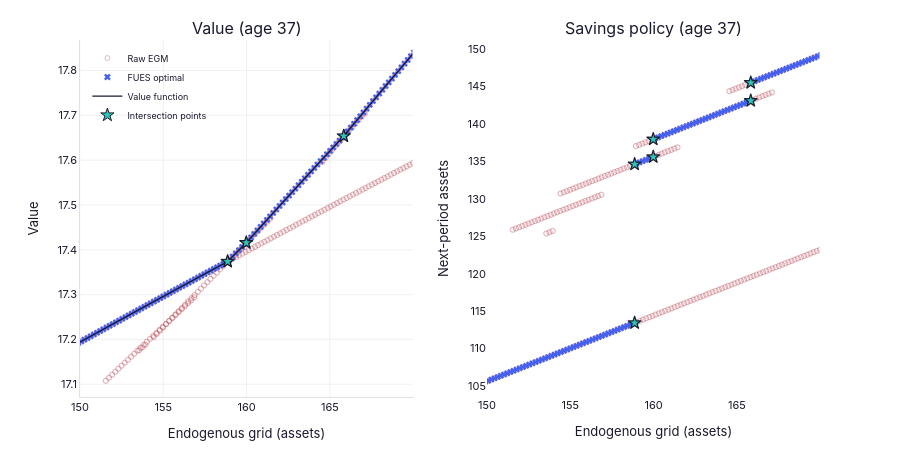

Notebook code cell kept with this figure:
### Markdown cell above
**Interactive plots**

### Code cell
# ── Interactive EGM grid plot (auto-centered on crossings, auto y-range) ──
from examples.retirement.outputs import nb_plot_egm_interactive

fig = nb_plot_egm_interactive(nest2, model2, age=plot_age, pad=10)
fig.show()

### Figure 1 — Plotly figure (JSON) as saved in the notebook; plotly's stock layout.template omitted (floating-point values rounded to 4 significant figures; data arrays with more than 128 entries replaced by an {"elided": "..."} marker saying what was removed)
{"data": [{"marker": {"color": "#b23a48", "opacity": 0.35, "size": 5, "symbol": "circle-open"}, "mode": "markers", "name": "Raw EGM", "type": "scattergl", "x": {"elided": "3000 float values"}, "xaxis": "x", "y": {"elided": "3000 float values"}, "yaxis": "y"}, {"marker": {"color": "#4361ee", "size": 6, "symbol": "x"}, "mode": "markers", "name": "FUES optimal", "type": "scattergl", "x": {"elided": "2845 float values"}, "xaxis": "x", "y": {"elided": "2845 float values"}, "yaxis": "y"}, {"line": {"color": "#1a1a2e", "width": 1.3}, "mode": "lines", "name": "Value function", "type": "scattergl", "x": {"elided": "2845 float values"}, "xaxis": "x", "y": {"elided": "2845 float values"}, "yaxis": "y"}, {"marker": {"color": "#2ec4b6", "line": {"color": "#1a1a2e", "width": 1}, "size": 10, "symbol": "star"}, "mode": "markers", "name": "Intersection points", "type": "scattergl", "x": [158.9, 158.9, 160.0, 160.0, 165.9, 165.9], "xaxis": "x", "y": [17.37, 17.37, 17.42, 17.42, 17.65, 17.65], "yaxis": "y"}, {"marker": {"color": "#b23a48", "opacity": 0.35, "size": 5, "symbol": "circle-open"}, "mode": "markers", "showlegend": false, "type": "scattergl", "x": {"elided": "3000 float values"}, "xaxis": "x2", "y": {"elided": "3000 float values"}, "yaxis": "y2"}, {"marker": {"color": "#4361ee", "size": 6, "symbol": "x"}, "mode": "markers", "showlegend": false, "type": "scattergl", "x": {"elided": "2845 float values"}, "xaxis": "x2", "y": {"elided": "2845 float values"}, "yaxis": "y2"}, {"marker": {"color": "#2ec4b6", "line": {"color": "#1a1a2e", "width": 1}, "size": 10, "symbol": "star"}, "mode": "markers", "showlegend": false, "type": "scattergl", "x": [158.9, 158.9, 160.0, 160.0, 165.9, 165.9], "xaxis": "x2", "y": [113.4, 134.6, 135.6, 138.0, 143.1, 145.5], "yaxis": "y2"}], "layout": {"annotations": [{"font": {"size": 16}, "showarrow": false, "text": "Value (age 37)", "x": 0.225, "xanchor": "center", "xref": "paper", "y": 1, "yanchor": "bottom", "yref": "paper"}, {"font": {"size": 16}, "showarrow": false, "text": "Savings policy (age 37)", "x": 0.775, "xanchor": "center", "xref": "paper", "y": 1, "yanchor": "bottom", "yref": "paper"}], "dragmode": "zoom", "font": {"color": "#1a1a2e", "family": "Inter, Helvetica Neue, Arial, sans-serif", "size": 11}, "height": 450, "legend": {"bgcolor": "rgba(0,0,0,0)", "borderwidth": 0, "font": {"color": "#1a1a2e", "size": 9}, "x": 0.01, "y": 0.99}, "margin": {"b": 40, "t": 40}, "paper_bgcolor": "#ffffff", "plot_bgcolor": "#ffffff", "xaxis": {"anchor": "y", "domain": [0, 0.45], "gridcolor": "#e5e7eb", "gridwidth": 0.6, "linecolor": "#d1d5db", "linewidth": 0.8, "range": [150.0, 170.0], "tickfont": {"color": "#1a1a2e"}, "title": {"font": {"color": "#1a1a2e"}, "text": "Endogenous grid (assets)"}, "zerolinecolor": "#e5e7eb"}, "xaxis2": {"anchor": "y2", "domain": [0.55, 1], "range": [150.0, 170.0], "title": {"text": "Endogenous grid (assets)"}}, "yaxis": {"anchor": "x", "domain": [0, 1], "gridcolor": "#e5e7eb", "gridwidth": 0.6, "linecolor": "#d1d5db", "linewidth": 0.8, "range": [17.07, 17.87], "tickfont": {"color": "#1a1a2e"}, "title": {"font": {"color": "#1a1a2e"}, "text": "Value"}, "zerolinecolor": "#e5e7eb"}, "yaxis2": {"anchor": "x2", "domain": [0, 1], "range": [103.5, 151.2], "title": {"text": "Next-period assets"}}}}
